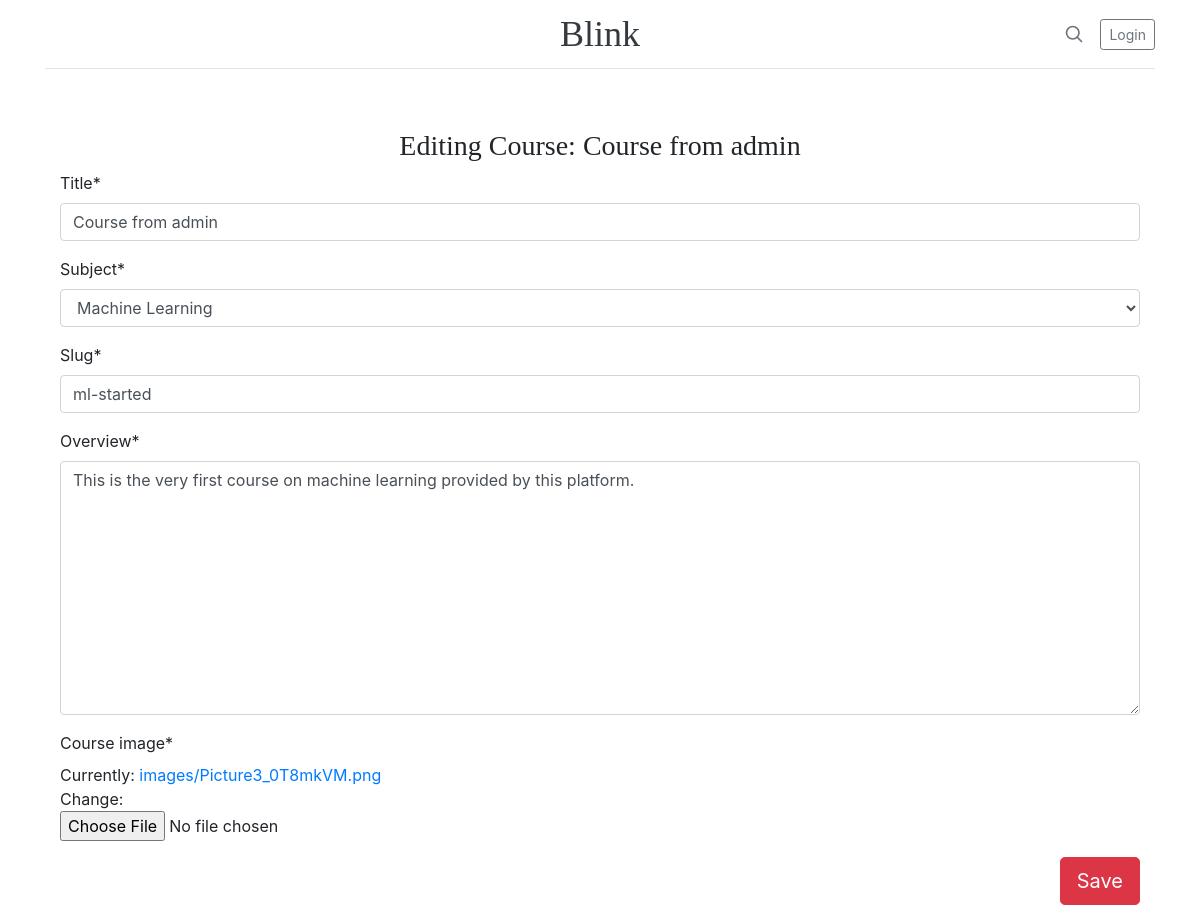
/courses/edit/ml-started/, run on the app's committed database.
### courses/models.py (models this page shows, shortened)
class Course(models.Model):
    owner = models.ForeignKey(Account,
                              related_name='courses_created',
                              on_delete=models.CASCADE)
    subject = models.ForeignKey(Subject,
                                related_name='courses',
                                on_delete=models.CASCADE)
    title = models.CharField(max_length=200)
    slug = models.SlugField(max_length=200, unique=True)
    overview = models.TextField()
    created = models.DateTimeField(auto_now_add=True)
    students = models.ManyToManyField(Account,
                                      related_name='courses_joined',
                                      blank=True)
    course_image = models.ImageField(upload_to='images')
    class Meta:
        ordering = ['-created']

class Subject(models.Model):
    title = models.CharField(max_length=200)
    slug = models.SlugField(max_length=200, unique=True)
    class Meta:
        ordering = ('title',)
    def __str__(self):
        return self.title

### courses/views.py (the view)
# urls.py: path('edit/<slug:slug>/', CourseUpdateView.as_view(), name='course-edit'),
class CourseUpdateView(LoginRequiredMixin, PermissionRequiredMixin, UpdateView):
    template_name = 'courses/update_course.html'
    model = Course
    permission_required = 'courses.change_course'
    login_url = reverse_lazy('users:login')
    raise_exception = True
    context_object_name = 'course'
    fields = ['title', 'subject', 'slug', 'overview', 'course_image']
    success_url = reverse_lazy('home')

### courses/templates/courses/update_course.html (shortened to what this page needs)
{% extends 'base.html' %}
{% load crispy_forms_tags %}
{% block content %}
    <form action="{% url 'courses:course-edit'  course.slug%}" method="post" enctype="multipart/form-data">
        <h3 class="text-center mt-3">Editing Course: {{ course.title }}</h3>
        {{ form|crispy }}
        <button class="btn btn-danger float-right btn-lg mb-3 mt-0" type="submit">Save</button>
    </form>
{% endblock %}

### assets/css/style.css (style rules this page uses)
h1, h2, h3, h4, h5, h6 { font-family: "Playfair Display", Georgia, "Times New Roman", serif; }

### data on the page
Course: title "Course from admin", subject "Machine Learning", slug "ml-started", overview "This is the very first course on machine learning provided by this platform."
